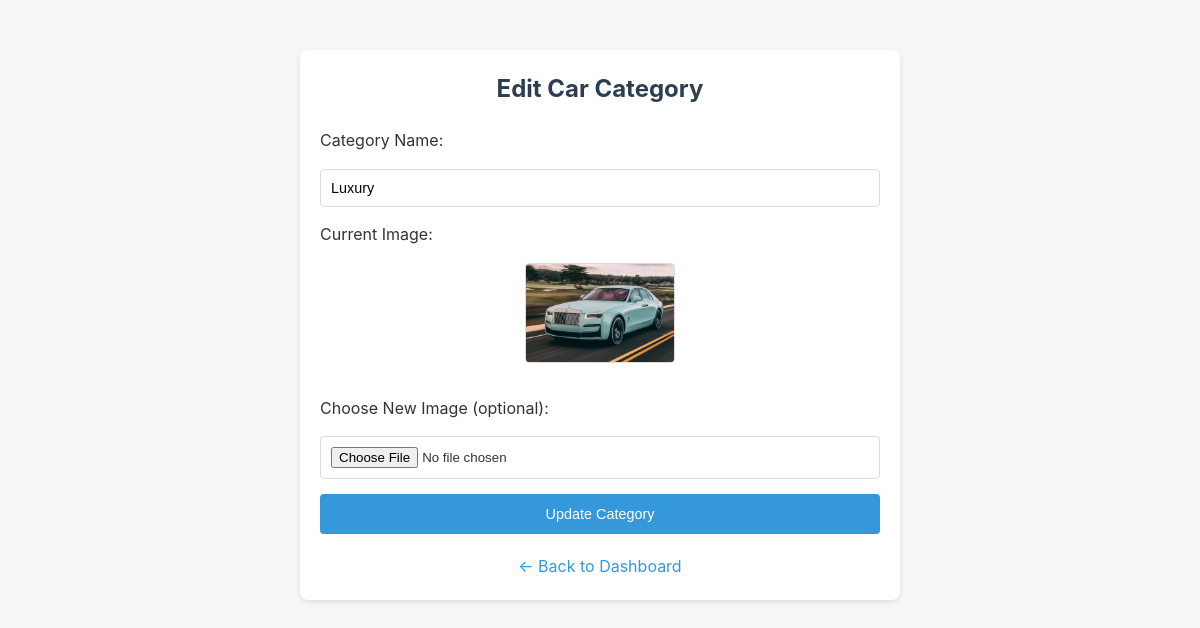
Page /edit_category.php?id=1 on the committed database.
### tables this page shows
CREATE TABLE `categories` (
  `id` int(11) NOT NULL,
  `name` varchar(50) NOT NULL,
  `image` varchar(255) DEFAULT NULL
);

### edit_category.php (the view, shortened to what this page needs)
<?php
require_once 'dbconnect.php';
$categoryId = $_GET['id'];
$stmt = $pdo->prepare("SELECT * FROM categories WHERE id = :id");
$stmt->execute([':id' => $categoryId]);
$category = $stmt->fetch(PDO::FETCH_ASSOC);
?>
<!DOCTYPE html>
<html lang="en">
<head>
    <link rel="stylesheet" href="css/admin_dashboard.css">
</head>
<body>
    <div class="edit-form-container">
        <h2>Edit Car Category</h2>
        <form method="post" enctype="multipart/form-data">
            <label for="category_name">Category Name:</label>
            <input type="text" id="category_name" name="category_name" value="<?= htmlspecialchars($category['name']) ?>" required>
            <label for="category_image">Current Image:</label>
            <div class="current-image-container">
                <?php if (!empty($category['image'])): ?>
                    <img src="uploads/categories/<?= htmlspecialchars($category['image']) ?>" alt="Current Image">
                <?php else: ?>
                    No Image
                <?php endif; ?>
            </div>
            <label for="new_image">Choose New Image (optional):</label>
            <input type="file" id="new_image" name="category_image">
            <button type="submit">Update Category</button>
        </form>
        <a href="admin_dashboard.php" class="back-link">← Back to Dashboard</a>
    </div>
</body>
</html>

### css/admin_dashboard.css (style rules this page uses)
:root { --primary-color: #0f6140; --primary-light: #208a5c; --secondary-color: #f4f7f6; --text-color: #333; --white-color: #fff; --border-color: #ddd; --shadow: 0 4px 6px rgba(0, 0, 0, 0.1); }
* { box-sizing: border-box; margin: 0; padding: 0; }
body { font-family: -apple-system, BlinkMacSystemFont, "Segoe UI", Roboto, "Helvetica Neue", Arial, sans-serif; background-color: var(--secondary-color); color: var(--text-color); line-height: 1.6; }
select, input[type="text"] { padding: 8px; border-radius: 5px; border: 1px solid var(--border-color); font-size: 0.9rem; transition: border-color 0.3s; }
button { cursor: pointer; border: none; padding: 10px 15px; border-radius: 5px; font-size: 0.9rem; color: var(--white-color); transition: background-color 0.3s, transform 0.1s; }

### edit_category.php (style rules this page uses)
.edit-form-container { max-width: 600px; margin: 50px auto; padding: 20px; background-color: #fff; border-radius: 8px; box-shadow: 0 2px 5px rgba(0, 0, 0, 0.1); }
.edit-form-container h2 { text-align: center; color: #2c3e50; margin-bottom: 20px; }
.edit-form-container form { display: flex; flex-direction: column; gap: 15px; }
.edit-form-container input[type="text"], .edit-form-container input[type="file"] { padding: 10px; border: 1px solid #ddd; border-radius: 4px; }
.edit-form-container button { padding: 12px; border: none; border-radius: 4px; background-color: #3498db; color: white; cursor: pointer; transition: background-color 0.3s ease; }
.back-link { display: block; text-align: center; margin-top: 20px; color: #3498db; text-decoration: none; }
.current-image-container { text-align: center; margin-bottom: 10px; }
.current-image-container img { max-width: 150px; height: auto; border-radius: 4px; border: 1px solid #ddd; }

### rows in the picture
categories: category_name "Luxury", image (picture)
